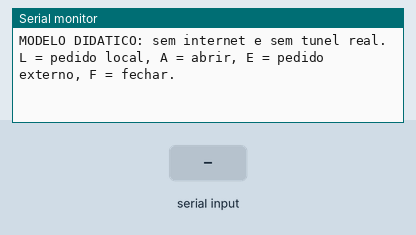
Simulated run of this sketch. Board: ESP32. On the bench: the last lines printed to the serial monitor. The inputs (shaded band) are chosen by the test bench.

Above: at 1.2 s.
1.3 s: "L\n" received over Serial
At 1.9 s:
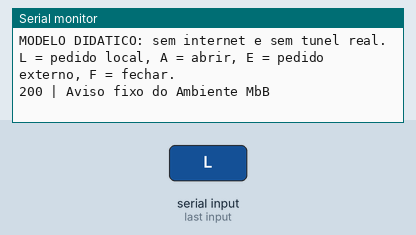
2.8 s: "A\n" received over Serial
At 4.0 s:
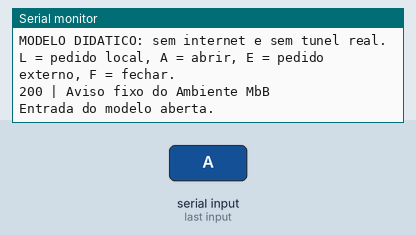
4.3 s: "E\n" received over Serial
At 5.2 s:
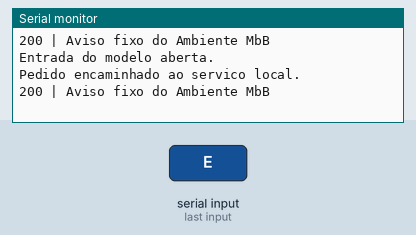
5.8 s: "F\n" received over Serial
At 6.3 s:
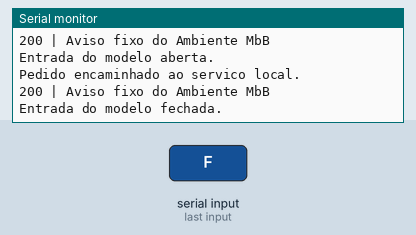
7.3 s: "1\n" received over Serial
At 8.5 s:
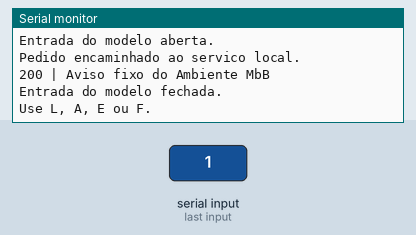
8.8 s: "E\n" received over Serial
At 9.6 s:
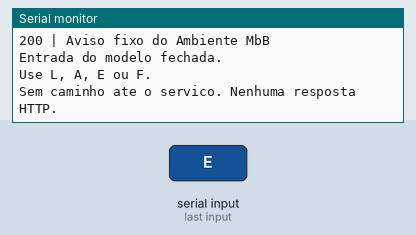

The sketch:

tunel-modelo.ino
```cpp
bool caminhoAberto = false;

void consultarServico() {
  Serial.println("200 | Aviso fixo do Ambiente MbB");
}

void setup() {
  Serial.begin(115200);
  Serial.println("MODELO DIDATICO: sem internet e sem tunel real.");
  Serial.println("L = pedido local, A = abrir, E = pedido externo, F = fechar.");
}

void loop() {
  if (!Serial.available()) {
    delay(10);
    return;
  }
  const char comando = Serial.read();

  switch (comando) {
    case 'L':
      consultarServico();
      break;
    case 'A':
      caminhoAberto = true;
      Serial.println("Entrada do modelo aberta.");
      break;
    case 'E':
      if (caminhoAberto) {
        Serial.println("Pedido encaminhado ao servico local.");
        consultarServico();
      } else {
        Serial.println("Sem caminho ate o servico. Nenhuma resposta HTTP.");
      }
      break;
    case 'F':
      caminhoAberto = false;
      Serial.println("Entrada do modelo fechada.");
      break;
    case '\r':
    case '\n':
      break;
    default:
      Serial.println("Use L, A, E ou F.");
  }
}
```

Measured:
- after the input at 1.3 s, the serial monitor: prints a new line at once (image 1)
- after the input at 2.8 s, the serial monitor: prints a new line at once (image 2)
- after the input at 4.3 s, the serial monitor: prints a new line at once (image 3)
- after the input at 5.8 s, the serial monitor: prints a new line at once (image 4)
- after the input at 7.3 s, the serial monitor: prints a new line at once (image 5)
- after the input at 8.8 s, the serial monitor: prints a new line at once (image 6)
